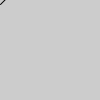
Frame 1 (no input)
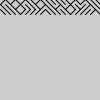
Frame 60 (the mouse pressed at the canvas centre just before this capture)
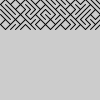
Frame 120 (the mouse held since frame 60 and released just before this capture)

The Processing sketch that drew these frames (run headless with seeded random() and noise(); from frame 60 on, the mouse is pressed at the canvas centre):

// Processing sketch: sketch_Jan29d
// ── sketch_Jan29d.pde
int c, x=0;
int y=-1;
PImage s;
void setup() {
    frameRate(20);
}
void draw() {
     c=int(random(2))*5;
     line(x+c, y, x+5-c, y+5);
     x+=5;
     if (x>95) {
         x=0;
        y+=5;
    }
    if (y>95) {
      y=94;
      s = get();
      background(204);
      image(s, 0, -5);
    }
}
